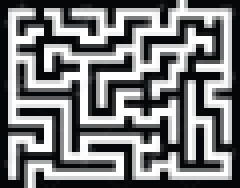
#> input picture images/maze.png, 60 x 47 px, found by its file name (shown 4 times larger)
$ python create_maze.py
#> lines starting #> are read from the running program, lines starting #| are printed output that depends on the picture; after the words box and inside, x2 and y2 are one past the last pixel; in counts of white or black regions, pixels touching at a corner belong together
from PIL import Image
import numpy as np

def image_to_grid(image_path, threshold=128):
    # Open the image
#> called with image_path = '..\\images\\maze.png', threshold = 128
    image = Image.open(image_path)
#> image is the input picture: PIL image 60x47 RGBA; mean R, G, B, A 121.1, 121.7, 122.7, 255

    # Convert the image to grayscale
    grayscale_image = image.convert('L')

    # Threshold the image
    thresholded_image = grayscale_image.point(lambda p: 255 if p < threshold else 0)
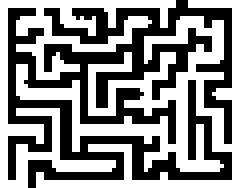
#> thresholded_image: PIL image 60x47 L (shown 4 times larger); 54.3% white; black in thin lines or dots

    # Convert pixel values to 0s and 1s
    binary_grid = np.array(thresholded_image) // 255
#> binary_grid: shape (47, 60); values 0 (black) and 1 (white), 54.3% white; black in thin lines or dots

    # Show the binary grid image
    thresholded_image.show()

    return binary_grid

binary_grid = image_to_grid('..\images\maze.png')
np.save('maze.npy', binary_grid)

$ run again, with images/A_star.png copied over images/maze.png
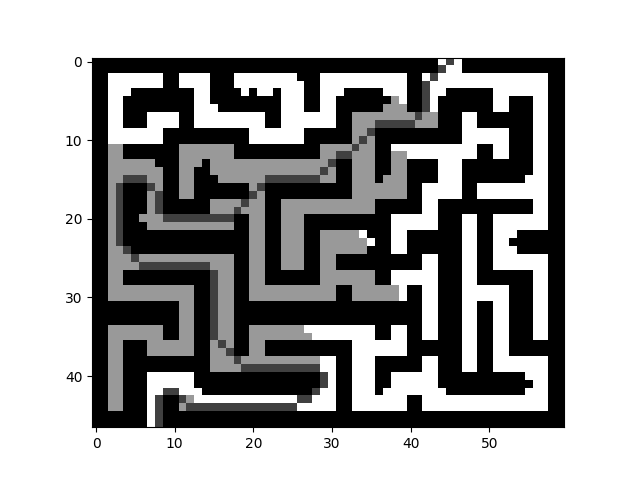
#> input picture images/A_star.png, 640 x 480 px, found by its file name
#> in image_to_grid, image is the input picture: PIL image 640x480 RGBA; mean R, G, B, A 160.5, 160.5, 160.5, 255
#> in image_to_grid, `thresholded_image = grayscale_image.point(lambda p: 255 if p < thresho..`:
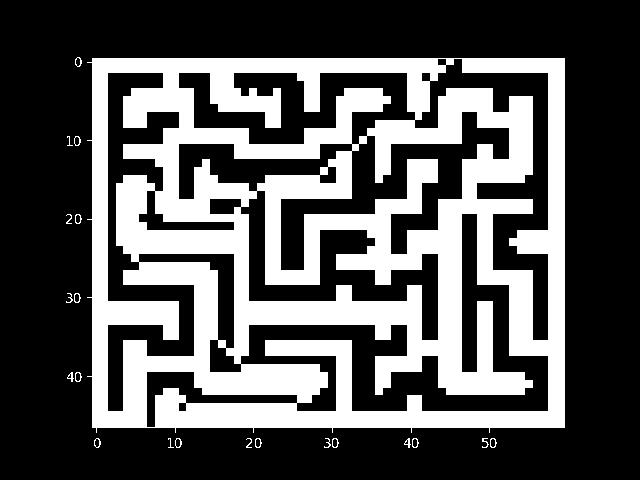
#> thresholded_image: PIL image 640x480 L; 33.7% white; 21 white regions (2 under 20 px), largest, box (x1, y1, x2, y2) and area: (87, 58, 565, 433) 103002, (67, 372, 74, 382) 31, (404, 438, 411, 448) 31

$ run again, with images/potential_field.png copied over images/maze.png
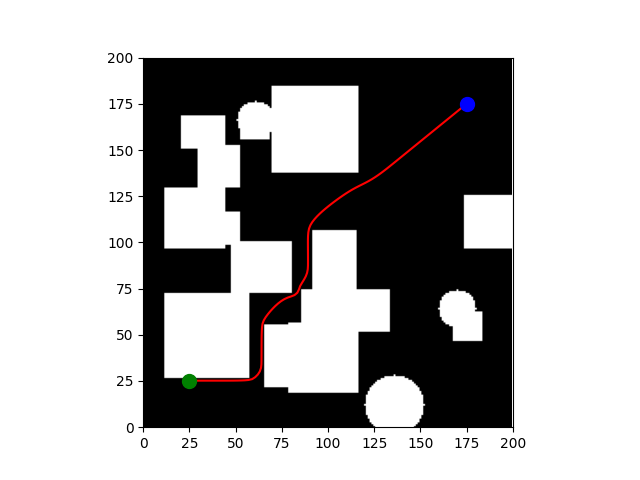
#> input picture images/potential_field.png, 640 x 480 px, found by its file name
#> in image_to_grid, image is the input picture: PIL image 640x480 RGBA; mean R, G, B, A 178.8, 178.1, 178.2, 255
#> in image_to_grid, `thresholded_image = grayscale_image.point(lambda p: 255 if p < thresho..`:
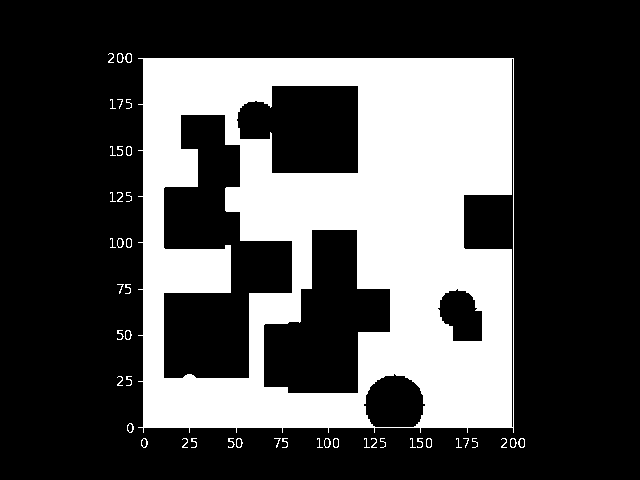
#> thresholded_image: PIL image 640x480 L; 30.1% white; 45 white regions (10 under 20 px), largest, box (x1, y1, x2, y2) and area: (138, 58, 514, 433) 91444, (125, 53, 132, 63) 32, (518, 438, 525, 448) 32
